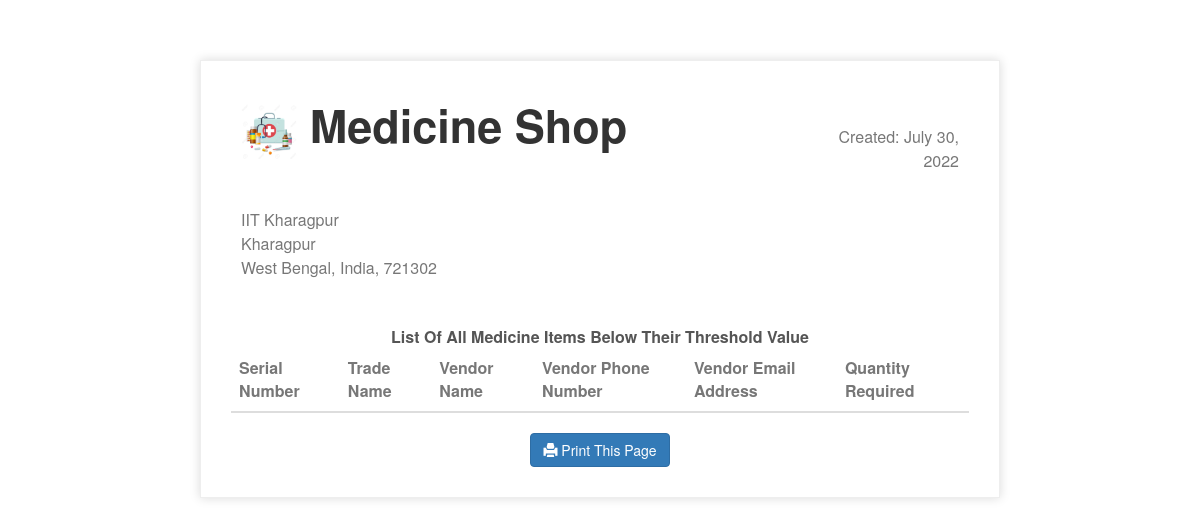
The app's page /below_threshold (signed in), older data.
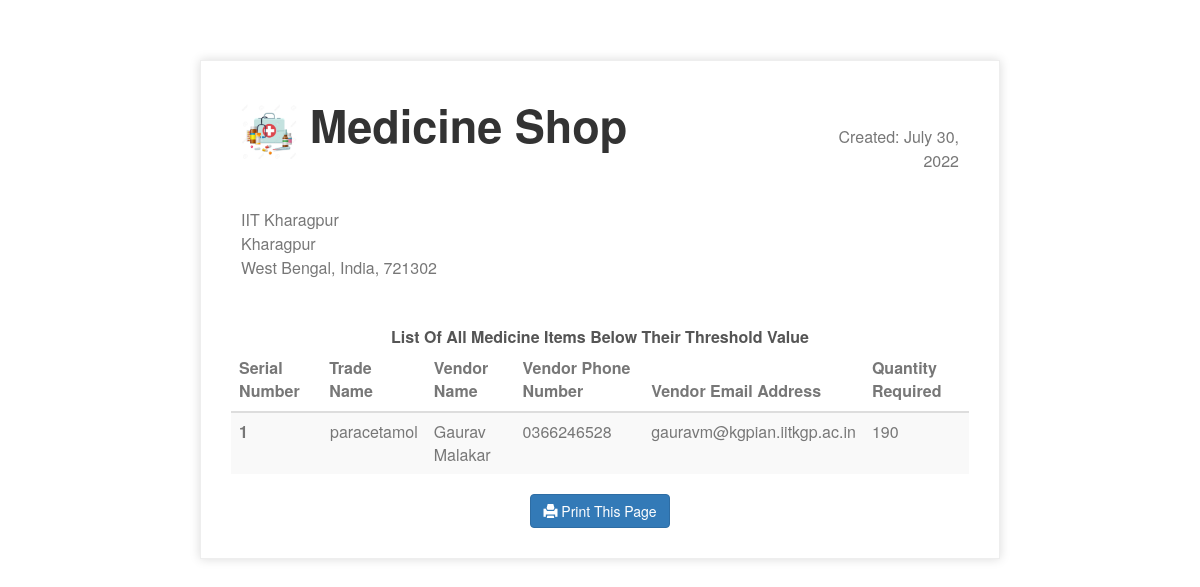
The same page, newer data.
### shop/models.py (models this page shows, shortened)
class Medicine(models.Model):
    def validate_price(price):
        if price <= 0:
            raise ValidationError("Price is not valid.")
    trade_name = models.CharField(max_length=100, blank=False)
    generic_name = models.CharField(max_length=100, blank=False)
    description = models.CharField(max_length=500, default=None, blank=True)
    purchasePrice = models.DecimalField(
        decimal_places=2, default=0.00, blank=False, max_digits=10, validators=[validate_price])
    unit_selling = models.DecimalField(
        decimal_places=2, default=0.00, blank=False, max_digits=10, validators=[validate_price])
    threshold_value = models.IntegerField(
        default=0, blank=True)
    vendor = models.ForeignKey(Vendor, default=None, on_delete=models.CASCADE)

class Vendor(models.Model):
    name = models.CharField(max_length=100, blank=False)
    address = models.CharField(max_length=500, blank=False)
    phone_regex = RegexValidator(
        regex=r'^(?:\s+|)((0|(?:(\+|)91))(?:\s|-)*(?:(?:\d(?:\s|-)*\d{9})|(?:\d{2}(?:\s|-)*\d{8})|(?:\d{3}(?:\s|-)*\d{7}))|\d{10})(?:\s+|)', message=("Phone Number is not valid"))
    phone = models.CharField(max_length=14, blank=False, validators=[phone_regex] )
    email = models.EmailField(blank=False)

### shop/views.py (the view)
# urls.py: path('below_threshold', views.below_threshold, name='below_threshold'),
@login_required(login_url='login')
def below_threshold(request):
    medicine = Medicine.objects.all()
    usable_item = UsableItem.objects.all()
    med_dict = {}
    for meditem in medicine:
        sum = 0
        for item in usable_item:
            if meditem.id == item.medicine.id:
                sum = sum+item.quantity
        med_dict.update({meditem: sum})
    return render(request,
                  'below_threshold.html',
                  {
                      'medicine': medicine,
                      'med_dict': med_dict,
                      'date': date.today()
                  }
                  )

### shop/templatetags/dict.py (called while the page is built)
@register.filter
def dict(value, arg):
    return value[arg]

### shop/templatetags/subtract.py (called while the page is built)
@register.filter
def subtract(value, arg):
    return value - arg

### shop/templates/below_threshold.html (shortened to what this page needs)
{% load subtract %}
{% load add %}
{% load dict %}
<link href="//maxcdn.bootstrapcdn.com/bootstrap/3.3.0/css/bootstrap.min.css" rel="stylesheet" id="bootstrap-css">
{% block content %}
<!DOCTYPE html>
<html lang="en">
    <head>
    </head>
    <body>
        <br /><br /><br />
        <div class="invoice-box">
            <table>
                <tr class="top">
                    <td colspan="2">
                        <table>
                            <tr>
                                <td class="title">
                                    <img src="../static/imgs/medimg.png" alt="Company logo" style="width: 10%; max-width: 300px" />
                                    <label for="">Medicine Shop</label>
                                </td>
                                <td><br />
                                    Created: {{date}}<br />
                                </td>
                            </tr>
                        </table>
                    </td>
                </tr>
                <tr class="information">
                    <td colspan="2">
                        <table>
                            <tr>
                                <td>
                                    IIT Kharagpur<br />
                                    Kharagpur<br />
                                    West Bengal, India, 721302
                                </td>
                            </tr>
                        </table>
                    </td>
                </tr>
            </table>
    <body>
        <div class='heading'><strong>List Of All Medicine Items Below Their Threshold Value</strong></div>
        <table class="table table-striped">
            <thead>
                <tr class='heading'>
                <th scope="col">Serial Number</th>
                <th scope="col">Trade Name</th>
                <th scope="col">Vendor Name</th>
                <th scope="col">Vendor Phone Number</th>
                <th scope="col">Vendor Email Address</th>
                <th scope="col">Quantity Required</th>
                </tr>
            </thead>
            <tbody>
            {% for meditem in medicine %}
                    {% if med_dict|dict:meditem < meditem.threshold_value %}
                        <tr>
                            <th scope="row">{{ forloop.counter }}</th>
                            <td>{{ meditem.trade_name }}</td>
                            <td>{{ meditem.vendor.name }}</td>
                            <td>{{ meditem.vendor.phone}}</td>
                            <td>{{ meditem.vendor.email}}</td>
                            {% with sum=med_dict|dict:meditem %}
                            <td>{{ meditem.threshold_value|subtract:sum }}</td>
                            {% endwith %}
                        </tr>
                    {% endif %}
            {% endfor %}
            </tbody>
        </table>
            <button id ="printbtn"  class="btn btn-primary hidden-print" type="button" value="Print this page" onclick="window.print();" ><span class="glyphicon glyphicon-print" aria-hidden="true"></span> Print This Page
            </button>
    </body>
</html>
{% endblock%}

### shop/templates/below_threshold.html (style rules this page uses)
body { font-family: 'Helvetica Neue', 'Helvetica', Helvetica, Arial, sans-serif; text-align: center; color: #777; }
.invoice-box { max-width: 800px; margin: auto; padding: 30px; border: 1px solid #eee; box-shadow: 0 0 10px rgba(0, 0, 0, 0.15); font-size: 16px; line-height: 24px; font-family: 'Helvetica Neue', 'Helvetica', Helvetica, Arial, sans-serif; color: #555; }
.invoice-box table { width: 100%; line-height: inherit; text-align: left; border-collapse: collapse; }
.invoice-box table td { padding: 5px; vertical-align: top; }
.invoice-box table tr td:nth-child(2) { text-align: right; }
.invoice-box table tr.top table td { padding-bottom: 20px; }
.invoice-box table tr.top table td.title { font-size: 45px; line-height: 45px; color: #333; }
.invoice-box table tr.information table td { padding-bottom: 40px; }

Row changes from the older to the newer data that the page shows:
added Medicine: trade_name "paracetamol", vendor.name "Gaurav Malakar", vendor.phone "0366246528", vendor.email "gauravm@kgpian.iitkgp.ac.in", threshold_value|subtract "190"
